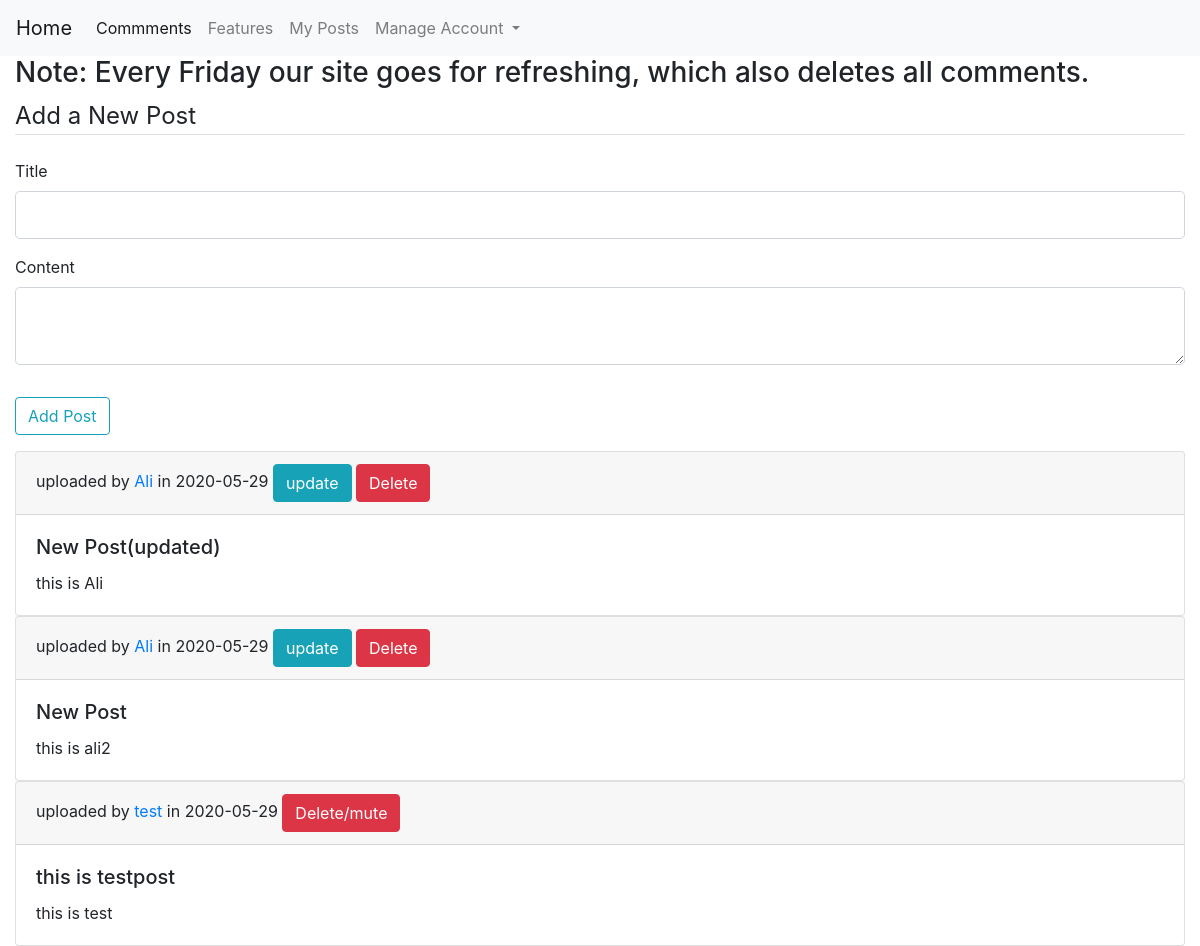
Page /comments (signed in) on the earlier database version.
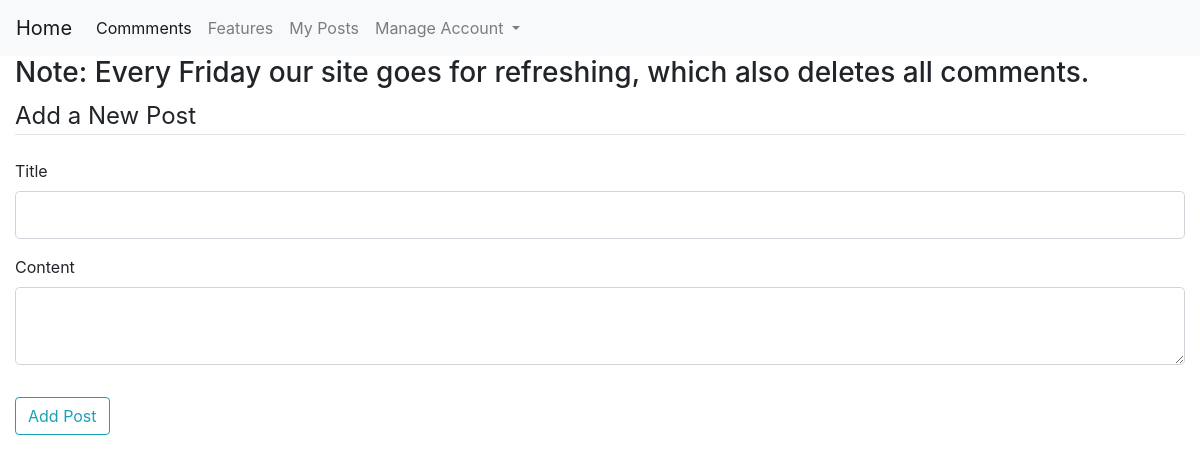
Same page on the later database version.
### flaskfile/models.py (models this page shows, shortened)
class Post(db.Model):
	id = db.Column(db.Integer, primary_key=True)
	title = db.Column(db.String(100), nullable=False)
	date_posted = db.Column(db.DateTime, nullable=False, default=datetime.utcnow)
	content = db.Column(db.Text, nullable=True)
	user_id = db.Column(db.Integer, db.ForeignKey('user.id'))

class User(db.Model, UserMixin):
	id = db.Column(db.Integer, primary_key=True)
	username = db.Column(db.String(20), unique=True, nullable=False)
	email = db.Column(db.String(120), unique=True, nullable=False)
	image = db.Column(db.String(20), nullable=False, default='default.jpg')
	password = db.Column(db.String(60), nullable=False)
	posts = db.relationship('Post', lazy=True, backref='author')

### flaskfile/routes.py (the view)
@app.route('/comments', methods=['GET', 'POST'])
@login_required
def feedback():
	posts = Post.query.all()
	form = new_post()
	if form.validate_on_submit():
		post = Post(title=form.title.data, content=form.content.data, author=current_user)
		db.session.add(post)
		db.session.commit()
		flash('post has been successfully uploaded', 'success')
		return redirect(url_for('feedback'))
	return render_template('index.html', posts=posts, form=form)

### flaskfile/dataneeded.py
class new_post(FlaskForm):
	title = StringField('Title', validators=[DataRequired()])
	content = TextAreaField('Content', validators=[DataRequired()])
	submit = SubmitField('Add Post')

### flaskfile/models.py (called while the page is built)
@lm.user_loader
def load_user(user_id):
	return User.query.get(int(user_id))

### flaskfile/templates/index.html (shortened to what this page needs)
{% extends 'layout.html' %}
{% block content %}
	<h3>Note: Every Friday our site goes for refreshing, which also deletes all comments.</h3>
	<div class="content-section">
		<form action="" method="post">
			<fieldset class="form-group" >
				<legend class="border-bottom mb-4">Add a New Post</legend>
				<div class="form-group">
					{{form.title.label(class="form-control-label")}}
					{% if form.title.errors %}
						{{form.title(class="form-control form-control-lg is-invalid")}}
						<div class="invalid-feedback">
							{% for error in form.title.errors %}
								<span>{{error}}</span>
							{% endfor %}
						</div>
					{% else %}
						{{form.title(class="form-control form-control-lg")}}
					{% endif %}
				</div>
				<div class="form-group" >
					{{form.content.label (class="form-control-label")}}
					{% if form.content.errors %}
						{{form.content(class="form-control form-control-lg is-invalid")}}
						<div class="invalid-feedback">
							{% for error in form.content.errors %}
								<span>{{error}}</span>
							{% endfor %}
						</div>
					{% else %}
						{{form.content(class="form-control form-control-lg")}}
					{% endif %}
				</div>
			</fieldset>
			<div class="form-group" >
				{{form.submit(class="btn btn-outline-info")}}
			</div>
		</form>
	</div>
	{% for postss in posts %}
			<div class="card">
				<div class="card-header">
					uploaded by <a href="#">{{postss.author.username}}</a> in {{postss.date_posted.strftime('%Y-%m-%d')}}
					{% if postss.author.username == current_user.username  or current_user.username == 'Ali'%}
						{% if current_user.username == 'Ali' %}
							{% if postss.author.username == 'Ali' %}
								<a href={{url_for('post_update', post_id=postss.id)}} class='btn btn-info'>update</a>
								<a href={{url_for('post_delete', post_id=postss.id)}} class='btn btn-danger'>Delete</a>
							{% else %}
								<a href={{url_for('post_delete', post_id=postss.id)}} class='btn btn-danger'>Delete/mute</a>
							{% endif %}
						{% else %}
							<a href={{url_for('post_update', post_id=postss.id)}} class='btn btn-info'>Update</a>
							<a href={{url_for('post_delete', post_id=postss.id)}} class='btn btn-danger'>Delete</a>
						{% endif %}
					{% endif %}
				</div>
				<div class=card-body>
					<h5 class='card-title'>{{postss.title}}</h5>
					<p class='card-text'>{{postss.content}}</p>
				</div>
			</div>
	{% endfor %}
{% endblock %}

### flaskfile/templates/layout.html (shortened to what this page needs)
<!DOCTYPE html>
<html>
<head>
    <link rel="stylesheet" href="https://stackpath.bootstrapcdn.com/bootstrap/4.5.0/css/bootstrap.min.css">
</head>
<body>
	<nav class="navbar navbar-expand-lg navbar-light bg-light">
  <a class="navbar-brand" href='/'>Home</a>
  <div class="collapse navbar-collapse" id="navbarNavDropdown">
    <ul class="navbar-nav">
      <li class="nav-item active">
        <a class="nav-link" href="/comments">Commments<span class="sr-only">(current)</span></a>
      </li>
      <li class="nav-item">
        <a class="nav-link" href="#">Features</a>
      </li>
      {% if current_user.is_authenticated %}
      <li class="nav-item">
        <a class="nav-link" href='/YourPosts'>My Posts</a>
      </li>
        <li class="nav-item dropdown">
          <a class="nav-link dropdown-toggle" href="#" id="navbarDropdownMenuLink" role="button" data-toggle="dropdown" aria-haspopup="true" aria-expanded="false">
            Manage Account
          </a>
        {% else %}
          <li class="nav-item dropdown">
            <a class="nav-link dropdown-toggle" href="#" id="navbarDropdownMenuLink" role="button" data-toggle="dropdown" aria-haspopup="true" aria-expanded="false">
              Account
        </a>
        {% endif %}
      </li>
    </ul>
  </div>
</nav>
  <div class='container-fluid'>
	{% block content %}{% endblock %}
</div>
</body>
</html>

Differences in the rows shown:
removed Post: author.username "Ali", date_posted "2020-05-29", title "New Post(updated)", content "this is Ali"
removed Post: author.username "Ali", date_posted "2020-05-29", title "New Post", content "this is ali2"
removed Post: author.username "test", date_posted "2020-05-29", title "this is testpost", content "this is test"
